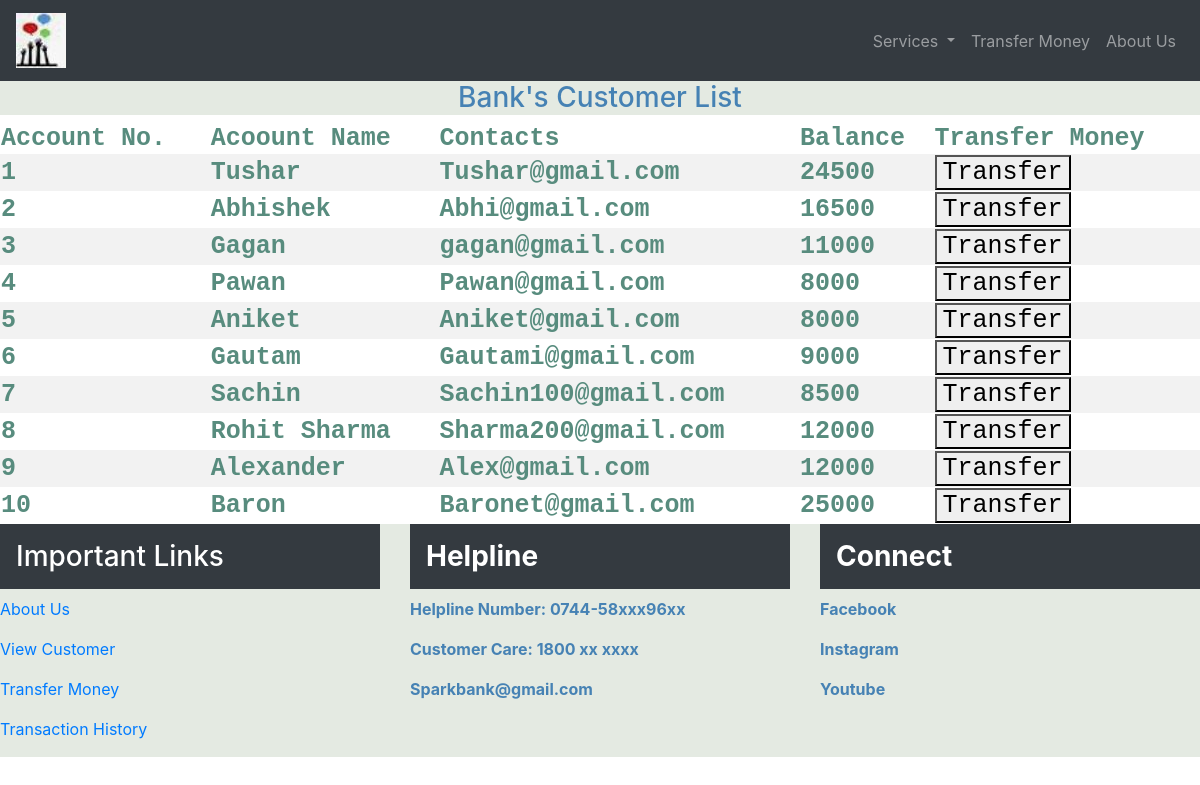
The app's page /Vcustomer.php with its own data.
### tables this page shows
CREATE TABLE `user` (
  `ID` int(11) NOT NULL,
  `NAME` varchar(50) NOT NULL,
  `EMAIL` varchar(100) NOT NULL,
  `BALANCE` varchar(20) NOT NULL
);

### Vcustomer.php (the view, shortened to what this page needs)
<html>
<head>
  <link rel="stylesheet" href="https://maxcdn.bootstrapcdn.com/bootstrap/4.0.0/css/bootstrap.min.css"
>
</head>
<body style="color:#4682B4">
  <?php include 'navbar.php'?>
  <h3 class="text-center" style="background-color:#e4eae2">Bank's Customer List</h3>
  <div>
    <?php include 'config.php' ?>
    <?php
$sql = "SELECT * FROM user";
$result = mysqli_query($con,$sql);
  if(mysqli_num_rows($result) > 0) {
    ?>
    <table id="table">
      <tr>
        <td><b>Account No.</b></td>
        <td><b>Acoount Name</b></td>
        <td><b>Contacts</b> </td>
        <td><b>Balance</b> </td>
        <td><b>Transfer Money</b> </td>
      </tr>
      <?php
    while($row = mysqli_fetch_array($result)) {
    ?>
      <tr>
        <td><b>
            <?php echo $row["ID"]; ?>
          </b></td>
        <td><b>
            <?php echo $row["NAME"]; ?>
          </b></td>
        <td><b>
            <?php echo $row["EMAIL"]; ?>
          </b></td>
        <td><b>
            <?php echo $row["BALANCE"]; ?>
          </b></td>
        <td><a href="Transfer.php?ID= <?php echo $row['ID'] ;?>"> <button type="button"
              class="primary-btn">Transfer</button></a></td>
      </tr>
      <?
   }
   ?>
    </table>
    <?php
}
else{
   echo "No result found";
}
?>
  </div>
  <?php include 'footer.php'?>
</body>
</html>

### navbar.php (shortened to what this page needs)
<div>
  <nav class="navbar navbar-expand-lg navbar-dark bg-dark">
    <a class="navbar-brand" href="index.php"><img src="images/logo1.jpg"></a>
    <div class="collapse navbar-collapse" id="navbarSupportedContent">
      <ul class="navbar-nav ml-auto">
        <li class="nav-item dropdown">
          <a class="nav-link dropdown-toggle" href="#" id="navbarDropdown" role="button" data-toggle="dropdown"
            aria-haspopup="true" aria-expanded="false">
            Services
          </a>
        </li>
        <li class="nav-item">
          <a class="nav-link" href="Transfer.php">Transfer Money</a>
        </li>
        <li class="nav-item">
          <a class="nav-link" href="About.php">About Us</a>
        </li>
      </ul>
    </div>
  </nav>
</div>

### footer.php
<div style="background-color:#e4eae2; color:#4682B4">
  <footer>
    <div>
      <div class="row">
        <div class="col-lg-4 col-md-4 col-12">
          <h3 class="p-3 bg-dark text-white text-left">Important Links</h3>
          <div id="foots">
            <p><a href="About">About Us</a></p>
            <p><a href="Vcustomer.php">View Customer</a></p>
            <p><a href="Transfer.php">Transfer Money</a></p>
            <p><a href="Transaction.php">Transaction History</a></p>
          </div>
        </div>
        <div class="col-lg-4 col-md-4 col-12">
          <h3 class="p-3 bg-dark text-white text-left"><b>Helpline</b></h3>
          <p><b>Helpline Number: 0744-58xxx96xx</b></p>
          <p><b>Customer Care: 1800 xx xxxx</b></p>
          <p><b>Sparkbank@gmail.com</b></p>
        </div>
        <div class="col-lg-4 col-md-4 col-12">
          <h3 class="p-3 bg-dark text-white text-left"><b>Connect</b></h3>
          <p href="facebook.com"><b>Facebook</b></p>
          <p href="instagram.com"><b>Instagram</b></p>
          <p href="Youtube.com"><b>Youtube</b></p>
        </div>
  </footer>
</div>

### Vcustomer.php (style rules this page uses)
table { border-collapse: collapse; width: 100%; color: #588c7e; font-family: monospace; font-size: 25px; text-align: left; }
tr:nth-child(even) { background-color: #f2f2f2 }

### records on screen
user: ID "1", NAME "Tushar", EMAIL "Tushar@gmail.com", BALANCE "24500"
user: ID "2", NAME "Abhishek", EMAIL "Abhi@gmail.com", BALANCE "16500"
user: ID "3", NAME "Gagan", EMAIL "gagan@gmail.com", BALANCE "11000"
user: ID "4", NAME "Pawan", EMAIL "Pawan@gmail.com", BALANCE "8000"
user: ID "5", NAME "Aniket", EMAIL "Aniket@gmail.com", BALANCE "8000"
user: ID "6", NAME "Gautam", EMAIL "Gautami@gmail.com", BALANCE "9000"
user: ID "7", NAME "Sachin", EMAIL "Sachin100@gmail.com", BALANCE "8500"
user: ID "8", NAME "Rohit Sharma", EMAIL "Sharma200@gmail.com", BALANCE "12000"
user: ID "9", NAME "Alexander", EMAIL "Alex@gmail.com", BALANCE "12000"
user: ID "10", NAME "Baron", EMAIL "Baronet@gmail.com", BALANCE "25000"
